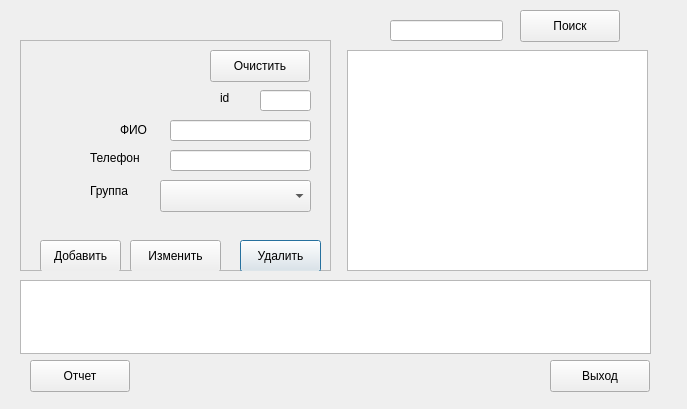
<?xml version="1.0" encoding="UTF-8"?>
<ui version="4.0">
 <class>onb4</class>
 <widget class="QDialog" name="onb4">
  <property name="geometry">
   <rect>
    <x>0</x>
    <y>0</y>
    <width>687</width>
    <height>409</height>
   </rect>
  </property>
  <property name="windowTitle">
   <string>Dialog</string>
  </property>
  <widget class="QFrame" name="frame">
   <property name="geometry">
    <rect>
     <x>20</x>
     <y>40</y>
     <width>311</width>
     <height>231</height>
    </rect>
   </property>
   <property name="frameShape">
    <enum>QFrame::StyledPanel</enum>
   </property>
   <property name="frameShadow">
    <enum>QFrame::Plain</enum>
   </property>
   <widget class="QLineEdit" name="le1">
    <property name="geometry">
     <rect>
      <x>240</x>
      <y>50</y>
      <width>51</width>
      <height>21</height>
     </rect>
    </property>
   </widget>
   <widget class="QLineEdit" name="le2">
    <property name="geometry">
     <rect>
      <x>150</x>
      <y>80</y>
      <width>141</width>
      <height>21</height>
     </rect>
    </property>
   </widget>
   <widget class="QLineEdit" name="le3">
    <property name="geometry">
     <rect>
      <x>150</x>
      <y>110</y>
      <width>141</width>
      <height>21</height>
     </rect>
    </property>
   </widget>
   <widget class="QPushButton" name="btn3">
    <property name="geometry">
     <rect>
      <x>220</x>
      <y>200</y>
      <width>81</width>
      <height>32</height>
     </rect>
    </property>
    <property name="text">
     <string>Удалить</string>
    </property>
   </widget>
   <widget class="QPushButton" name="btn2">
    <property name="geometry">
     <rect>
      <x>110</x>
      <y>200</y>
      <width>91</width>
      <height>32</height>
     </rect>
    </property>
    <property name="text">
     <string>Изменить</string>
    </property>
   </widget>
   <widget class="QPushButton" name="btn1">
    <property name="geometry">
     <rect>
      <x>20</x>
      <y>200</y>
      <width>81</width>
      <height>32</height>
     </rect>
    </property>
    <property name="text">
     <string>Добавить</string>
    </property>
   </widget>
   <widget class="QPushButton" name="btn4">
    <property name="geometry">
     <rect>
      <x>190</x>
      <y>10</y>
      <width>100</width>
      <height>32</height>
     </rect>
    </property>
    <property name="text">
     <string>Очистить</string>
    </property>
   </widget>
   <widget class="QComboBox" name="cmb1">
    <property name="geometry">
     <rect>
      <x>140</x>
      <y>140</y>
      <width>151</width>
      <height>32</height>
     </rect>
    </property>
   </widget>
   <widget class="QLabel" name="lbStartdata">
    <property name="geometry">
     <rect>
      <x>200</x>
      <y>50</y>
      <width>58</width>
      <height>16</height>
     </rect>
    </property>
    <property name="text">
     <string>id</string>
    </property>
   </widget>
   <widget class="QLabel" name="lbFinishdata">
    <property name="geometry">
     <rect>
      <x>100</x>
      <y>80</y>
      <width>41</width>
      <height>20</height>
     </rect>
    </property>
    <property name="text">
     <string>ФИО</string>
    </property>
   </widget>
   <widget class="QLabel" name="lbPrice">
    <property name="geometry">
     <rect>
      <x>70</x>
      <y>110</y>
      <width>71</width>
      <height>16</height>
     </rect>
    </property>
    <property name="text">
     <string>Телефон</string>
    </property>
   </widget>
   <widget class="QLabel" name="lbStaff">
    <property name="geometry">
     <rect>
      <x>70</x>
      <y>140</y>
      <width>71</width>
      <height>21</height>
     </rect>
    </property>
    <property name="text">
     <string>Группа</string>
    </property>
   </widget>
  </widget>
  <widget class="QPushButton" name="btnReport">
   <property name="geometry">
    <rect>
     <x>30</x>
     <y>360</y>
     <width>100</width>
     <height>32</height>
    </rect>
   </property>
   <property name="text">
    <string>Отчет</string>
   </property>
  </widget>
  <widget class="QTextEdit" name="teResult">
   <property name="geometry">
    <rect>
     <x>20</x>
     <y>280</y>
     <width>631</width>
     <height>74</height>
    </rect>
   </property>
   <property name="readOnly">
    <bool>true</bool>
   </property>
  </widget>
  <widget class="QPushButton" name="btnExit">
   <property name="geometry">
    <rect>
     <x>550</x>
     <y>360</y>
     <width>100</width>
     <height>32</height>
    </rect>
   </property>
   <property name="text">
    <string>Выход</string>
   </property>
  </widget>
  <widget class="QTableWidget" name="tw">
   <property name="geometry">
    <rect>
     <x>347</x>
     <y>50</y>
     <width>301</width>
     <height>221</height>
    </rect>
   </property>
  </widget>
  <widget class="QLineEdit" name="leSearch">
   <property name="geometry">
    <rect>
     <x>390</x>
     <y>20</y>
     <width>113</width>
     <height>21</height>
    </rect>
   </property>
  </widget>
  <widget class="QPushButton" name="btnSearch">
   <property name="geometry">
    <rect>
     <x>520</x>
     <y>10</y>
     <width>100</width>
     <height>32</height>
    </rect>
   </property>
   <property name="text">
    <string>Поиск</string>
   </property>
  </widget>
 </widget>
 <resources/>
 <connections/>
</ui>
